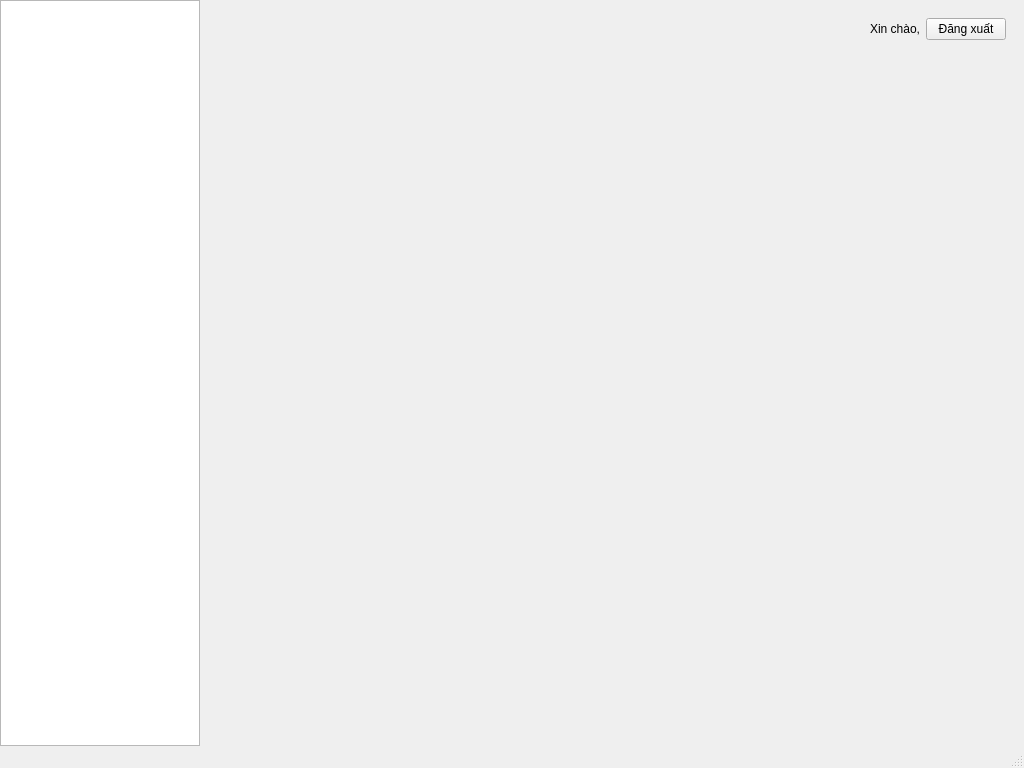
<?xml version="1.0" encoding="UTF-8"?>
<ui version="4.0">
 <class>MainWindow</class>
 <widget class="QMainWindow" name="MainWindow">
  <property name="geometry">
   <rect>
    <x>0</x>
    <y>0</y>
    <width>1024</width>
    <height>768</height>
   </rect>
  </property>
  <property name="windowTitle">
   <string>Hệ thống Quản lý Kho</string>
  </property>
  <widget class="QWidget" name="centralWidget">
   <layout class="QHBoxLayout" name="horizontalLayout">
    <property name="spacing">
     <number>0</number>
    </property>
    <property name="leftMargin">
     <number>0</number>
    </property>
    <property name="topMargin">
     <number>0</number>
    </property>
    <property name="rightMargin">
     <number>0</number>
    </property>
    <property name="bottomMargin">
     <number>0</number>
    </property>
    <item>
     <widget class="QListWidget" name="navWidget">
      <property name="maximumSize">
       <size>
        <width>200</width>
        <height>16777215</height>
       </size>
      </property>
     </widget>
    </item>
    <item>
     <widget class="QWidget" name="contentWidget" native="true">
      <layout class="QVBoxLayout" name="verticalLayout">
       <item>
        <widget class="QWidget" name="headerWidget" native="true">
         <layout class="QHBoxLayout" name="horizontalLayout_2">
          <item>
           <spacer name="horizontalSpacer">
            <property name="orientation">
             <enum>Qt::Horizontal</enum>
            </property>
            <property name="sizeHint" stdset="0">
             <size>
              <width>40</width>
              <height>20</height>
             </size>
            </property>
           </spacer>
          </item>
          <item>
           <widget class="QLabel" name="welcomeLabel">
            <property name="text">
             <string>Xin chào,</string>
            </property>
           </widget>
          </item>
          <item>
           <widget class="QPushButton" name="logoutButton">
            <property name="text">
             <string>Đăng xuất</string>
            </property>
           </widget>
          </item>
         </layout>
        </widget>
       </item>
       <item>
        <widget class="QStackedWidget" name="contentStackedWidget"/>
       </item>
      </layout>
     </widget>
    </item>
   </layout>
  </widget>
  <widget class="QStatusBar" name="statusbar"/>
 </widget>
 <resources/>
 <connections/>
</ui>
